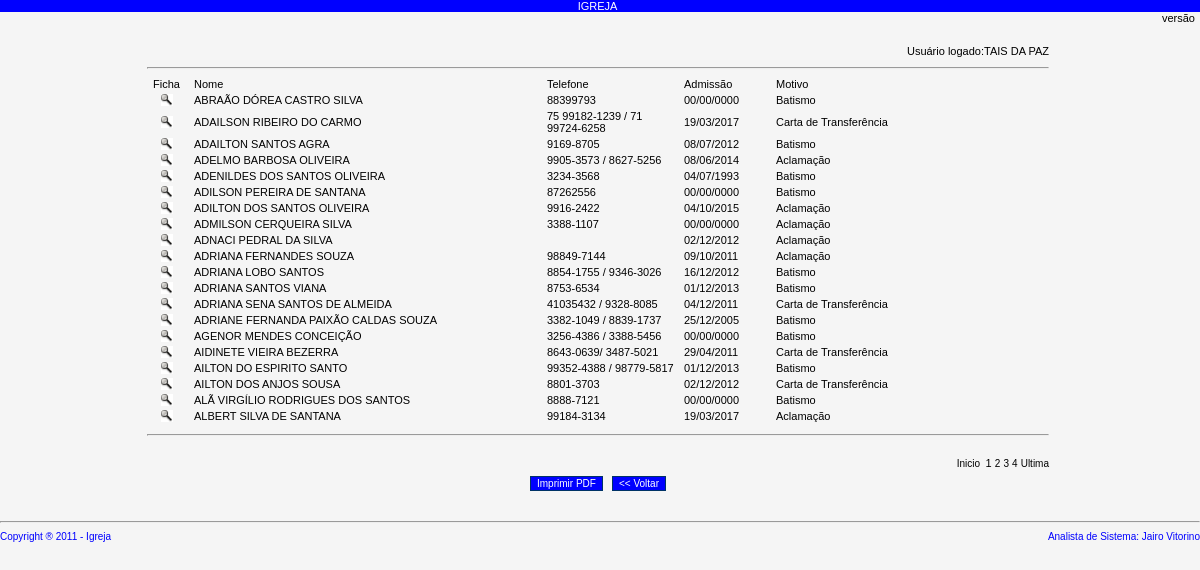
Page /membro_efetivo.php (signed in) on the committed database.
### tables this page shows
CREATE TABLE IF NOT EXISTS `membros` (
  `pk_membro` int(11) NOT NULL AUTO_INCREMENT,
  `fg_membro` blob NOT NULL,
  `te_foto` varchar(30) NOT NULL,
  `nm_membro` varchar(50) NOT NULL,
  `dt_nascimento` date NOT NULL,
  `fk_sexo` int(11) NOT NULL DEFAULT '37',
  `fk_instrucao` int(11) NOT NULL,
  `fk_estado` int(11) NOT NULL DEFAULT '1',
  `nm_escola` varchar(50) NOT NULL,
  `nu_tel_escola` varchar(40) NOT NULL,
  `nu_rg` varchar(20) NOT NULL,
  `fk_profissao` int(11) NOT NULL DEFAULT '28',
  `nm_empresa` varchar(50) NOT NULL,
  `nu_tel_empresa` varchar(40) NOT NULL,
  `nm_pai` varchar(50) NOT NULL,
  `nm_mae` varchar(50) NOT NULL,
  `nm_conjuge` varchar(50) NOT NULL,
  `dt_casamento` date NOT NULL,
  `nm_local` varchar(50) NOT NULL,
  `nm_rh` varchar(20) NOT NULL,
  `nu_tel_casa` varchar(30) NOT NULL,
  `nm_email` varchar(70) NOT NULL,
  `nm_logra` varchar(70) NOT NULL,
  `nm_bairro1` varchar(40) NOT NULL,
  `fk_bairro` int(11) NOT NULL,
  `nu_cep` varchar(8) NOT NULL,
  `nm_uf` varchar(2) NOT NULL,
  `nm_cidade` varchar(50) NOT NULL,
  `nm_pastor` varchar(50) NOT NULL,
  `nm_igreja` varchar(50) NOT NULL,
  `nu_tel_igreja` varchar(40) NOT NULL,
  `dt_admissao` date NOT NULL,
  `fk_entrada` int(11) NOT NULL DEFAULT '2',
  `fk_saida` int(11) NOT NULL DEFAULT '6',
  `dt_saida` date NOT NULL,
  `te_observacao` text NOT NULL,
  `dt_cadastro` date NOT NULL,
  `fk_usuario` int(11) NOT NULL,
  PRIMARY KEY (`pk_membro`),
  KEY `fk_sexo` (`fk_sexo`),
  KEY `fk_profissao` (`fk_profissao`),
  KEY `fk_instrucao` (`fk_instrucao`),
  KEY `fk_estado` (`fk_estado`),
  KEY `fk_entrada` (`fk_entrada`),
  KEY `fk_saida` (`fk_saida`),
  KEY `fk_usuario` (`fk_usuario`),
  KEY `fk_bairro` (`fk_bairro`)
);

### membro_efetivo.php (the view, shortened to what this page needs)
<?php
include "cabecalho/cabecalho.php";
$login_igreja = @$_SESSION['login_igreja'];
 if ($login_igreja){
?>
<html>
<head>
</head>
<link rel="stylesheet" href="css/textos.css" type="text/css">
<link rel="stylesheet" href="css/filadelfia.css" type="text/css">
<link rel="stylesheet" href="css/estilo.css" type="text/css">
<body bgcolor="#F5F5F5" onLoad="javascript:caixas()">
<?php
$nm_usuario = $_SESSION["user"];
$hc = @$_SESSION["hc"];
$h = @$_SESSION["h"];
$i = @$_SESSION["i"];
$j = @$_SESSION["j"];
$l = @$_SESSION["l"];
$fk_profissao = @$_SESSION["fk_profissao"];
$fk_bairro = @$_SESSION["fk_bairro"];
$fk_estado = @$_SESSION["fk_estado"];
$nm_profissao = @$_SESSION["nm_profissao"];
$nm_bairro = @$_SESSION["nm_bairro"];
if ( $hc ){
$legenda = "Faixa etária: Crianças";
} else if ($h){
$legenda = "Faixa etária: Adolescentes";
} else if ($i){
$legenda = "Faixa etária: Jovens";
} else if ($j){
$legenda = "Faixa etária: Adultos";
} else if ($l){
$legenda = "Faixa etária: Idosos";
} else if ($fk_profissao){
$legenda = "Profissões: ".$nm_profissao;
} else if ($fk_bairro){
$legenda = "Localidade: ".$nm_bairro;
} else if ($fk_estado == 1){
$legenda = "Estado Civil: Solteiro";
} else if ($fk_estado == 2){
$legenda = "Estado Civil: Casado";
} else if ($fk_estado == 3){
$legenda = "Estado Civil: Separado";
} else if ($fk_estado == 4){
$legenda = "Estado Civil: Divorciado";
} else if ($fk_estado == 5){
$legenda = "Estado Civil: Viúvo";
} else if ($fk_estado == 6){
$legenda = "Estado Civil: Não informado";
} else {
$legenda = " ";
}
$login_igreja = @$_SESSION['login_igreja'];
 if ($login_igreja){
?>
<form name="formulario">
  <table width="76%" border="0" align="center">
    <tr>
      <td colspan="2" class="labelEsquerda"><?php echo $legenda;?></td>
      <td colspan="4" class="labelDireita">Usu&aacute;rio logado:<?php echo $nm_usuario;?></td>
    </tr>
    <tr>
      <td colspan="6" class="labelEsquerda"><hr></td>
    </tr>
    <tr>
      <td width="5%" class="labelCentro">Ficha</td>
      <td width="39%" class="labelEsquerda">Nome</td>
      <td width="15%" class="labelEsquerda">Telefone</td>
       <td width="10%" class="labelEsquerda">Admiss&atilde;o</td>
      <td width="31%" class="labelEsquerda">Motivo</td>
    </tr>
    <?php
	$p = @$_GET["p"];
	if(isset($p)) {
	$p = $p;
	} else {
	$p = 1;
	}
	$qnt = 20;
	$inicio = ($p*$qnt) - $qnt;
	if ( $hc ){
	$sql = mysql_query("SELECT * FROM membros WHERE (YEAR(CURDATE())-YEAR(dt_nascimento)) > 1 AND (YEAR(CURDATE())-YEAR(dt_nascimento)) < 6 AND fk_saida = 6 AND id_ente = ".$_SESSION['id_ente']." ORDER BY nm_membro LIMIT $inicio, $qnt");
	$row = mysql_num_rows($sql);
	} else if ( $h ){
	$sql = mysql_query("SELECT * FROM membros WHERE (YEAR(CURDATE())-YEAR(dt_nascimento)) > 6 AND (YEAR(CURDATE())-YEAR(dt_nascimento)) < 19 AND fk_saida = 6 AND id_ente = ".$_SESSION['id_ente']." ORDER BY nm_membro LIMIT $inicio, $qnt");
	$row = mysql_num_rows($sql);
	} else if ( $i ){
	$sql = mysql_query("SELECT * FROM membros WHERE (YEAR(CURDATE())-YEAR(dt_nascimento)) > 20 AND (YEAR(CURDATE())-YEAR(dt_nascimento)) < 36 AND fk_saida = 6 AND id_ente = ".$_SESSION['id_ente']." ORDER BY nm_membro LIMIT $inicio, $qnt");
	$row = mysql_num_rows($sql);
	} else if ( $j ){
	$sql = mysql_query("SELECT * FROM membros WHERE (YEAR(CURDATE())-YEAR(dt_nascimento)) > 35 AND (YEAR(CURDATE())-YEAR(dt_nascimento)) < 65 AND fk_saida = 6 AND id_ente = ".$_SESSION['id_ente']." ORDER BY nm_membro LIMIT $inicio, $qnt");
	$row = mysql_num_rows($sql);
	} else if ( $l ){
	$sql = mysql_query("SELECT * FROM membros WHERE (YEAR(CURDATE())-YEAR(dt_nascimento)) > 64 AND fk_saida = 6 AND id_ente = ".$_SESSION['id_ente']." ORDER BY nm_membro LIMIT $inicio, $qnt");
	$row = mysql_num_rows($sql);
	} else if ( $fk_bairro ){
	$sql = mysql_query("SELECT * FROM membros WHERE fk_bairro = ".$fk_bairro." AND fk_saida = 6 AND id_ente = ".$_SESSION['id_ente']." ORDER BY nm_membro LIMIT $inicio, $qnt");
	$row = mysql_num_rows($sql);
	} else if ( $fk_profissao ){
	$sql = mysql_query("SELECT * FROM membros WHERE fk_profissao = ".$fk_profissao." AND fk_saida = 6 AND id_ente = ".$_SESSION['id_ente']." ORDER BY nm_membro LIMIT $inicio, $qnt");
	$row = mysql_num_rows($sql);
	} else if ( $fk_estado ){
	$sql = mysql_query("SELECT * FROM membros WHERE fk_estado = ".$fk_estado." AND fk_saida = 6 AND id_ente = ".$_SESSION['id_ente']." ORDER BY nm_membro LIMIT $inicio, $qnt");
	$row = mysql_num_rows($sql);
	} else {
	$sql = mysql_query("SELECT * FROM membros WHERE fk_saida = 6 ORDER BY nm_membro LIMIT $inicio, $qnt");
	$row = mysql_num_rows($sql);
	}
	for ($z = 0; $z < $row; $z++){
	$pk_membro = mysql_result($sql, $z, "pk_membro");
	$dt_admissao = mysql_result($sql, $z, "dt_admissao");
	$dt_admissao = substr($dt_admissao,8,2)."/".substr($dt_admissao,5,2)."/".substr($dt_admissao,0,4);
	$fk_entrada = mysql_result($sql, $z, "fk_entrada");
	switch ($fk_entrada){
	case 1;
	$nm_entrada = "Aclamação";
	break;
	case 2;
	$nm_entrada = "Batismo";
	break;
	case 3;
	$nm_entrada = "Carta de Transferência";
	break;
	}
	?>
    <tr onMouseOver="move_i(this)" onMouseOut="move_o(this)">
      <td class="labelCentro"><a href="javascript:tpl('classes/interface.php?abrirMembroFicha=abrirMembroFicha&pk_membro=<?php echo $pk_membro;?>')"><img src="img/lupa.gif" width="12" height="12"></a></td>
      <td class="labelEsquerda"><?php echo mysql_result($sql, $z, "nm_membro");?></td>
      <td class="labelEsquerda"><?php echo mysql_result($sql, $z, "nu_tel_casa");?></td>
      <td class="labelEsquerda"><?php echo $dt_admissao;?></td>
      <td class="labelEsquerda"><?php echo $nm_entrada;?></td>
    </tr>
    <?php }?>
  </table>
 <table width="76%" border="0" align="center">
     <tr>
      <td class="labelCentro"><hr></td>
    </tr>
   <tr>
      <td class="labelDireita">
        <?php
echo "<br />";
$sql_select_all = "SELECT * FROM membros WHERE fk_saida = 6 ORDER BY nm_membro ";
$sql_query_all = mysql_query($sql_select_all);
$total_registros = mysql_num_rows($sql_query_all);
$pags = ceil($total_registros/$qnt);
$max_links = 3;
echo "<font size='1' face='Arial, Helvetica, sans-serif'><a href='membro_efetivo.php?p=1' target='_self'>Inicio&nbsp;&nbsp;</a></font>";
echo $p." ";
for($i = $p+1; $i <= $p+$max_links; $i++) {
if($i > $pags)
{
}
else
{
echo "<font size='1' face='Arial, Helvetica, sans-serif'><a href='membro_efetivo.php?p=".$i."' target='_self'>".$i."</a></font> ";
}
}
echo "<font size='1' face='Arial, Helvetica, sans-serif'><a href='membro_efetivo.php?p=".$pags."' target='_self'>Ultima</a></font> ";
}
?>
      </td>
    </tr>
    <tr>
      <td class="labelCentro"><input name="imprime" type="button" id="imprime" onClick="tpl('classes/interface.php?abrirMembroPdf=abrirMembroPdf')" value="Imprimir PDF">
        <input name="volta" type="button" id="volta" onClick="tpl('tpl.php')" value="&lt;&lt; Voltar"></td>
    </tr>
    <?php }?>
 </table>
</form>
<?php include "rodape/rodape.php";?>
</html>

### css/estilo.css (style rules this page uses)
body { margin-left: 0px; margin-top: 0px; margin-right: 0px; margin-bottom: 0px; SCROLLBAR-FACE-COLOR: #ffffff; SCROLLBAR-HIGHLIGHT-COLOR: #BDD5E7; SCROLLBAR-SHADOW-COLOR: #ffffff; SCROLLBAR-3DLIGHT-COLOR: #ffffff; SCROLLBAR-ARROW-COLOR: #335ec1; }
input { font-family: Arial, Helvetica, sans-serif; font-size: 10px; color: #000000; border: 1px solid #003366; margin: 3px; }
A:link { color: #000000; text-decoration: none; }

### css/filadelfia.css (style rules this page uses)
a:link { color: #003366; }
.labelEsquerda { text-align: left; padding-right: 5px; font-family: Arial, Helvetica, sans-serif; font-size: 11px; color: #000000; }
.labelDireita { text-align: right; padding-right: 5px; font-family: Arial, Helvetica, sans-serif; font-size: 11px; color: #000000; }
.labelCentro { text-align: center; padding-right: 5px; font-family: Arial, Helvetica, sans-serif; font-size: 11px; color: #000000; }

### css/textos.css (style rules this page uses)
input[type=button] { background:#0000FF; color:#ffffff; }

### rows in the picture
membros: nm_membro "ABRAÃO DÓREA CASTRO SILVA", nu_tel_casa "88399793", dt_admissao "00/00/0000", fk_entrada "Batismo"
membros: nm_membro "ADAILSON RIBEIRO DO CARMO", nu_tel_casa "75 99182-1239 / 71 99724-6258", dt_admissao "19/03/2017", fk_entrada "Carta de Transferência"
membros: nm_membro "ADAILTON SANTOS AGRA", nu_tel_casa "9169-8705", dt_admissao "08/07/2012", fk_entrada "Batismo"
membros: nm_membro "ADELMO BARBOSA OLIVEIRA", nu_tel_casa "9905-3573 / 8627-5256", dt_admissao "08/06/2014", fk_entrada "Aclamação"
membros: nm_membro "ADENILDES DOS SANTOS OLIVEIRA", nu_tel_casa "3234-3568", dt_admissao "04/07/1993", fk_entrada "Batismo"
membros: nm_membro "ADILSON PEREIRA DE SANTANA", nu_tel_casa "87262556", dt_admissao "00/00/0000", fk_entrada "Batismo"
membros: nm_membro "ADILTON DOS SANTOS OLIVEIRA", nu_tel_casa "9916-2422", dt_admissao "04/10/2015", fk_entrada "Aclamação"
membros: nm_membro "ADMILSON CERQUEIRA SILVA", nu_tel_casa "3388-1107", dt_admissao "00/00/0000", fk_entrada "Aclamação"
membros: nm_membro "ADNACI PEDRAL DA SILVA", dt_admissao "02/12/2012", fk_entrada "Aclamação"
membros: nm_membro "ADRIANA FERNANDES SOUZA", nu_tel_casa "98849-7144", dt_admissao "09/10/2011", fk_entrada "Aclamação"
membros: nm_membro "ADRIANA LOBO SANTOS", nu_tel_casa "8854-1755 / 9346-3026", dt_admissao "16/12/2012", fk_entrada "Batismo"
membros: nm_membro "ADRIANA SANTOS VIANA", nu_tel_casa "8753-6534", dt_admissao "01/12/2013", fk_entrada "Batismo"
membros: nm_membro "ADRIANA SENA SANTOS DE ALMEIDA", nu_tel_casa "41035432 / 9328-8085", dt_admissao "04/12/2011", fk_entrada "Carta de Transferência"
membros: nm_membro "ADRIANE FERNANDA PAIXÃO CALDAS SOUZA", nu_tel_casa "3382-1049 / 8839-1737", dt_admissao "25/12/2005", fk_entrada "Batismo"
membros: nm_membro "AGENOR MENDES CONCEIÇÃO", nu_tel_casa "3256-4386 / 3388-5456", dt_admissao "00/00/0000", fk_entrada "Batismo"
membros: nm_membro "AIDINETE VIEIRA BEZERRA", nu_tel_casa "8643-0639/ 3487-5021", dt_admissao "29/04/2011", fk_entrada "Carta de Transferência"
membros: nm_membro "AILTON DO ESPIRITO SANTO", nu_tel_casa "99352-4388 / 98779-5817", dt_admissao "01/12/2013", fk_entrada "Batismo"
membros: nm_membro "AILTON DOS ANJOS SOUSA", nu_tel_casa "8801-3703", dt_admissao "02/12/2012", fk_entrada "Carta de Transferência"
membros: nm_membro "ALÃ VIRGÍLIO RODRIGUES DOS SANTOS", nu_tel_casa "8888-7121", dt_admissao "00/00/0000", fk_entrada "Batismo"
membros: nm_membro "ALBERT SILVA DE SANTANA", nu_tel_casa "99184-3134", dt_admissao "19/03/2017", fk_entrada "Aclamação"

### other values in the picture
$nm_usuario "TAIS DA PAZ"
$p "1"
